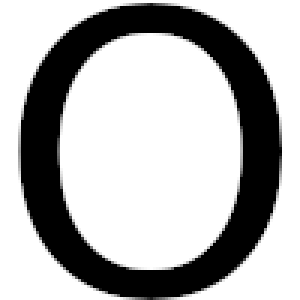
#> input picture imgs/Simple_circle_r45.png, 100 x 100 px, found by its file name (shown 3 times larger)
$ python Hough_circle_random_radius.py   (older library calls are emulated)
#> lines starting #> are read from the running program, lines starting #| are printed output that depends on the picture; after the words box and inside, x2 and y2 are one past the last pixel; in counts of white or black regions, pixels touching at a corner belong together
import numpy as np
import cv2

# original_img = cv2.imread("/home/primary/git/CV/ComputerVision-Task2/imgs/Hough_circle.jpg", 0)
original_img = cv2.imread("/home/primary/git/CV/ComputerVision-Task2/imgs/Simple_circle_r45.png", 0)
#> original_img is the input picture: shape (100, 100); min 0, max 255, mean 177.7
# original_img = cv2.imread("/home/primary/git/CV/ComputerVision-Task2/imgs/Hough_two_circle.png", 0)

img = cv2.Canny(original_img, 50, 80)
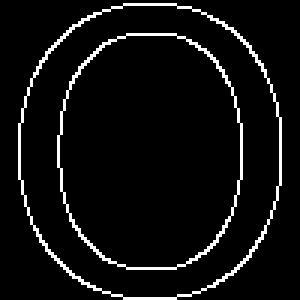
#> img: shape (100, 100) (shown 3 times larger); 5.9% white in thin lines or dots, all inside (x1, y1, x2, y2) = (6, 1, 94, 100)

color_photo = cv2.cvtColor(img, cv2.COLOR_GRAY2BGR)

num_thetas = 100

thetas = np.deg2rad(np.linspace(0, 360, num_thetas, endpoint= False))
thetas_circle = np.deg2rad(np.linspace(0, 360, 360, endpoint = False))

width, height = img.shape
#> width = 100; height = 100

diag_len = np.int(np.sqrt(width * width + height * height)) + 1
#> diag_len = 142

num_rhos = np.min((width, height)) // 10
#> num_rhos = 10

rhos = np.linspace(10,np.min((width, height)) // 2, num_rhos, endpoint = False, dtype = np.uint16)
#> rhos = [10, 14, 18, 22, 26, 30, 34, 38, 42, 46]

cos_t = np.cos(thetas)
sin_t = np.sin(thetas)

cos_circle = np.cos(thetas_circle)
sin_circle = np.sin(thetas_circle)

acc_size = 2 * diag_len + 1
#> acc_size = 285

accumulator = np.zeros((acc_size, acc_size), dtype=np.uint16)

y_idxs, x_idxs = np.nonzero(img)
#> y_idxs = 590 values from 1 to 99; x_idxs = 590 values, max 93 at index 252, min 6 at index 257, mean 49.54
# rhos = [50]
for r in rhos:
    rhoMULcos = r * cos_t
    rhoMULsin = r * sin_t
    print(r)
    for i in range(x_idxs.shape[0]):
        x = x_idxs[i]
        y = y_idxs[i]

        for t_idx in range(num_thetas):
                # diag_len is added for a positive index
                a = int (x - rhoMULcos[t_idx] + diag_len)
                b = int (y - rhoMULsin[t_idx] + diag_len)
                if (a >= acc_size or b >= acc_size): continue
                accumulator[a, b] += 1

    threshold = np.max(accumulator) - 1
    if threshold < 20:
        print("No circles")
        continue
    idx = np.where(accumulator > threshold)
    a = idx[0]
    b = idx[1]

    for a_idx in range(a.shape[0]):
        y = np.uint32(a[a_idx] + r * sin_circle - diag_len)
        x = np.uint32(a[a_idx] + r * cos_circle - diag_len)
        for idx in range(x.shape[0]):
            if x[idx] >= width or y[idx] >= height: continue
            if x[idx] < 0 or y[idx] < 0: continue
            color_photo[x[idx], y[idx]] = [255,0,0]
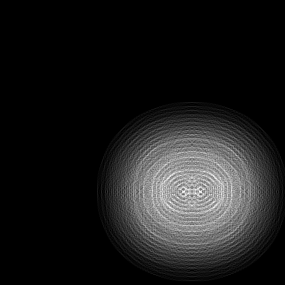
#> accumulator: shape (285, 285) uint16; min 0, max 66, mean 7.3; drawn with min black and max white
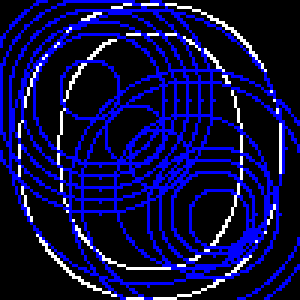
#> color_photo: shape (100, 100, 3) (shown 3 times larger); mean B, G, R 69.1, 11.3, 11.3


cv2.namedWindow("Quantized")
cv2.imshow("Quantized",color_photo)
cv2.waitKey()
cv2.destroyAllWindows()
